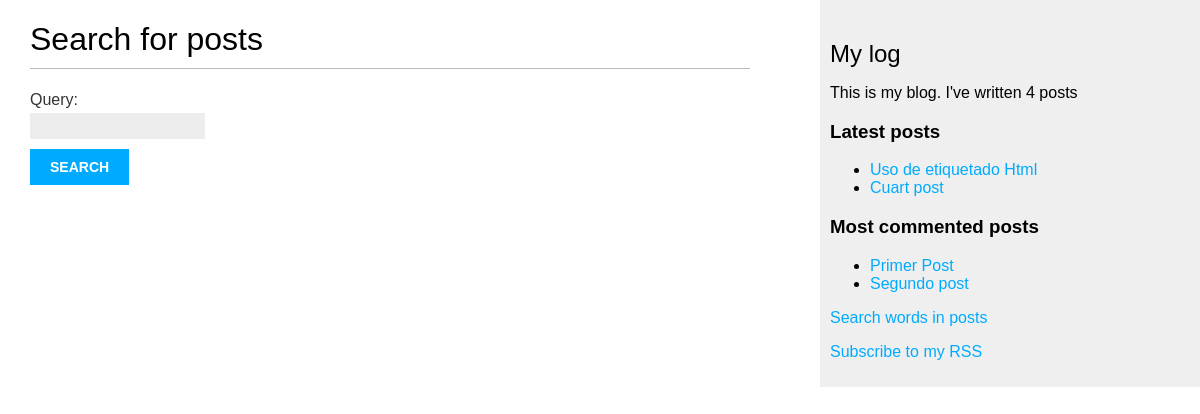
The app's page /blog/search/ with its own data.
### blog/models.py (models this page shows, shortened)
class Post(models.Model):
    STATUS_CHOICES = (
        ('draft','Draft'),('published','Published')
    )
    title = models.CharField(max_length=250)
    slug = models.SlugField(max_length=250,unique_for_date='publish')
    author = models.ForeignKey(User,on_delete=models.CASCADE,
                               related_name='blog_posts')
    body = models.TextField()
    publish = models.DateTimeField(default=timezone.now)
    created = models.DateTimeField(auto_now_add=True)
    updated = models.DateTimeField(auto_now=True)
    status = models.CharField(max_length=10,choices=STATUS_CHOICES,default='draft')
    objects = models.Manager() # default manager
    published = PublishedManager() # custom manager
    tags = TaggableManager()
    class Meta:
        ordering = ('-publish',)
    def get_absolute_url(self) -> reverse: # for link in templates
        return reverse("blog:post_detail",
                       args=[
                           self.publish.year,
                           self.publish.month,
                           self.publish.day,
                           self.slug
                       ])

### blog/views.py (the view)
# urls.py: path('search/',views.post_search,name='post_search'),
def post_search(request:str) -> render:
    form = SearchForm()
    query = None
    response = []
    if ('query' in request.GET):
        form = SearchForm(request.GET)
        if (form.is_valid()):
            query = form.cleaned_data['query']
            response = Post.published.filter(body__icontains=query)
            response = response.annotate(count_found=Count('body')).order_by('-count_found','-publish')[:3]
    return render(request,'blog/post/search.html',{'form':form,'query':query,'response':response})

### blog/forms.py
class SearchForm(forms.Form):
    query = forms.CharField(max_length=50)

### blog/models.py (called while the page is built)
    def get_queryset(self) -> object:
        return super(PublishedManager,self).get_queryset().filter(status='published')

### blog/templatetags/blog_tags.py (called while the page is built)
@register.simple_tag
def total_posts() -> int:
    return Post.published.count()

@register.inclusion_tag('blog/post/latest_posts.html')
def show_latest_posts(count:int) -> dict:
    latest_posts = Post.published.order_by('-publish')[:count]
    return {'latest_posts':latest_posts}

@register.simple_tag
def get_most_commented_posts(count:int) -> dict:
    return Post.published.annotate(
        total_comments = Count('comments')
    ).order_by('-total_comments')[:count]

### blog/templates/blog/post/search.html (shortened to what this page needs)
{% extends 'blog/base.html' %}
{% load blog_tags %}
{% block content %}
    {% if query %}
        <h1>Posts containg "{{ query }}"</h1>
        <h3>
            {% with response.count as total_result %}
                Found {{ total_result }} result {{ total_result|pluralize}}
            {% endwith %}
        </h3>
        {% for post in response %}
            <h4><a href="{{ post.get_absolute_url }}">{{ post.title }}</a></h4>
            {{ post.body|markdown|truncatewords_html:5}}
            {% empty %}
                <p>There are no result for your query</p>
        {% endfor %}
        <p><a href="{% url "blog:post_search" %}">Search again</a></p>
    {% else %}
        <h1>Search for posts</h1>
        <form action="" method='get'>
            {{ form.as_p }}
            <input type="submit" value="Search">
        </form>
    {% endif %}
{% endblock content %}

### blog/templates/blog/base.html (shortened to what this page needs)
{% load blog_tags %}
{% load static %}
<!DOCTYPE html>
<html lang="en">
<head>
    <link rel="stylesheet" href=" {% static "css/blog.css" %}">
</head>
<body>
    <div id="content">
        {% block content %}{% endblock content %}
    </div>
    <div id="sidebar">
        <h2>My log </h2>
        <p>This is my blog. I've written {% total_posts %} posts </p>
        <h3>Latest posts</h3>
        {% show_latest_posts 2 %}
        <h3>Most commented posts</h3>
        {% get_most_commented_posts 2 as most_commented_posts %}
        <ul>
            {% for post in most_commented_posts %}
                <li>
                    <a href="{{ post.get_absolute_url }}">{{ post.title }}</a>
                </li>
            {% endfor %}
        </ul>
        <p><a href="{% url "blog:post_search" %}">Search words in posts</a></p>
        <p><a href="{% url "blog:post_feed" %}">Subscribe to my RSS</a></p>
    </div>
</body>
</html>

### blog/templates/blog/post/latest_posts.html
<ul>
    {% for post in latest_posts %}
        <li>
            <a href="{{ post.get_absolute_url }}">{{ post.title }}</a>
        </li>
    {% endfor %}
</ul>

### blog/static/css/blog.css (style rules this page uses)
body { margin:0; padding:0; font-family:helvetica, sans-serif; }
a { color:#00abff; text-decoration:none; }
h1 { font-weight:normal; border-bottom:1px solid #bbb; padding:0 0 10px 0; }
h2 { font-weight:normal; margin:30px 0 0; }
#content { float:left; width:60%; padding:0 0 0 30px; }
#sidebar { float:right; width:30%; padding:10px; background:#efefef; height:100%; }
label { float:left; clear:both; color:#333; margin-bottom:4px; }
input, textarea { clear:both; float:left; margin:0 0 10px; background:#ededed; border:0; padding:6px 10px; font-size:12px; }
input[type=submit] { font-weight:bold; background:#00abff; color:#fff; padding:10px 20px; font-size:14px; text-transform:uppercase; }

### records on screen
Post: title "Uso de etiquetado Html"
Post: title "Cuart post"
Post: title "Primer Post"
Post: title "Segundo post"
